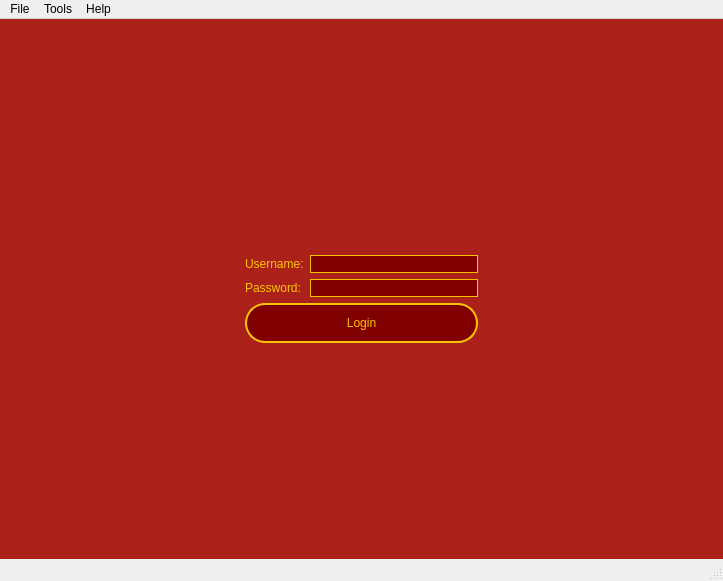
<?xml version="1.0" encoding="UTF-8"?>
<ui version="4.0">
 <class>MainWindow</class>
 <widget class="QMainWindow" name="MainWindow">
  <property name="geometry">
   <rect>
    <x>0</x>
    <y>0</y>
    <width>723</width>
    <height>581</height>
   </rect>
  </property>
  <property name="windowTitle">
   <string>Sign-In System</string>
  </property>
  <property name="windowIcon">
   <iconset resource="resources.qrc">
    <normaloff>:/images/icon</normaloff>:/images/icon</iconset>
  </property>
  <property name="styleSheet">
   <string notr="true">#centralWidget, #login_page, #log_page, #unopen_page{
	background-color: rgb(171,32,25);}
QFrame#frame_2 QLabel, #login_page QLabel, #unopen_page QLabel{
	color: rgb(250, 195, 6);}
QFrame#frame_2 QLineEdit, #login_page QLineEdit{
	color: white;
	border-style: solid;
	border-width: 1px;
	border-color: rgb(250, 195, 6);
	background-color: rgb(128, 0, 0);}
QWidget#frame_2 *, #login_page *, #unopen_page *{
	font: 150 20pt &quot;Times New Roman&quot;;}
#login_button{
	border-style:solid;
	border-width: 2px;
	border-radius: 20px;
	border-color: rgb(250, 195, 6);
	background-color: rgb(128, 0, 0);
	color: rgb(250, 195, 6);}
#login_button:hover {
	background-color: qlineargradient(spread:pad, x1:0, y1:0, x2:0, y2:1, stop:0 rgba(237, 12, 12, 255), stop:0.409091 rgba(237, 12, 12, 255), stop:0.5 rgba(231, 4, 4, 255), stop:1 rgba(128, 0, 0, 255));
}

#login_button:pressed{
	background-color: qlineargradient(spread:pad, x1:0, y1:0, x2:0, y2:1, stop:0 rgba(128, 0, 0, 255), stop:0.403409 rgba(231, 4, 4, 255), stop:0.505682 rgba(237, 12, 12, 255), stop:1 rgba(237, 12, 12, 255));
}</string>
  </property>
  <widget class="QWidget" name="centralWidget">
   <property name="styleSheet">
    <string notr="true"/>
   </property>
   <layout class="QVBoxLayout" name="verticalLayout">
    <property name="margin">
     <number>0</number>
    </property>
    <item>
     <widget class="QStackedWidget" name="stackedWidget">
      <property name="styleSheet">
       <string notr="true"/>
      </property>
      <property name="currentIndex">
       <number>0</number>
      </property>
      <widget class="QWidget" name="login_page">
       <layout class="QGridLayout" name="gridLayout_3">
        <item row="1" column="1">
         <layout class="QFormLayout" name="formLayout">
          <property name="fieldGrowthPolicy">
           <enum>QFormLayout::AllNonFixedFieldsGrow</enum>
          </property>
          <item row="1" column="0">
           <widget class="QLabel" name="label_7">
            <property name="text">
             <string>Username:</string>
            </property>
           </widget>
          </item>
          <item row="1" column="1">
           <widget class="QLineEdit" name="username_line"/>
          </item>
          <item row="2" column="0">
           <widget class="QLabel" name="label_8">
            <property name="text">
             <string>Password:</string>
            </property>
           </widget>
          </item>
          <item row="2" column="1">
           <widget class="QLineEdit" name="password_line">
            <property name="echoMode">
             <enum>QLineEdit::Password</enum>
            </property>
           </widget>
          </item>
          <item row="3" column="0" colspan="2">
           <widget class="QPushButton" name="login_button">
            <property name="minimumSize">
             <size>
              <width>0</width>
              <height>40</height>
             </size>
            </property>
            <property name="text">
             <string>Login</string>
            </property>
           </widget>
          </item>
          <item row="0" column="0" colspan="2">
           <widget class="QLabel" name="login_message">
            <property name="text">
             <string/>
            </property>
            <property name="textFormat">
             <enum>Qt::AutoText</enum>
            </property>
            <property name="alignment">
             <set>Qt::AlignCenter</set>
            </property>
           </widget>
          </item>
         </layout>
        </item>
        <item row="1" column="0">
         <spacer name="horizontalSpacer_8">
          <property name="orientation">
           <enum>Qt::Horizontal</enum>
          </property>
          <property name="sizeHint" stdset="0">
           <size>
            <width>40</width>
            <height>20</height>
           </size>
          </property>
         </spacer>
        </item>
        <item row="1" column="2">
         <spacer name="horizontalSpacer_9">
          <property name="orientation">
           <enum>Qt::Horizontal</enum>
          </property>
          <property name="sizeHint" stdset="0">
           <size>
            <width>40</width>
            <height>20</height>
           </size>
          </property>
         </spacer>
        </item>
        <item row="0" column="1">
         <spacer name="verticalSpacer_6">
          <property name="orientation">
           <enum>Qt::Vertical</enum>
          </property>
          <property name="sizeHint" stdset="0">
           <size>
            <width>20</width>
            <height>40</height>
           </size>
          </property>
         </spacer>
        </item>
        <item row="2" column="1">
         <spacer name="verticalSpacer_7">
          <property name="orientation">
           <enum>Qt::Vertical</enum>
          </property>
          <property name="sizeHint" stdset="0">
           <size>
            <width>20</width>
            <height>40</height>
           </size>
          </property>
         </spacer>
        </item>
       </layout>
      </widget>
      <widget class="QWidget" name="log_page">
       <layout class="QVBoxLayout" name="verticalLayout_3">
        <property name="margin">
         <number>0</number>
        </property>
        <item>
         <widget class="QSplitter" name="splitter">
          <property name="minimumSize">
           <size>
            <width>25</width>
            <height>25</height>
           </size>
          </property>
          <property name="maximumSize">
           <size>
            <width>16777215</width>
            <height>16777215</height>
           </size>
          </property>
          <property name="orientation">
           <enum>Qt::Horizontal</enum>
          </property>
          <widget class="QFrame" name="frame_2">
           <property name="minimumSize">
            <size>
             <width>0</width>
             <height>0</height>
            </size>
           </property>
           <property name="styleSheet">
            <string notr="true"/>
           </property>
           <property name="frameShape">
            <enum>QFrame::Panel</enum>
           </property>
           <property name="frameShadow">
            <enum>QFrame::Sunken</enum>
           </property>
           <property name="lineWidth">
            <number>1</number>
           </property>
           <layout class="QGridLayout" name="gridLayout">
            <item row="1" column="1">
             <widget class="QLabel" name="label">
              <property name="text">
               <string>PCC Student ID:</string>
              </property>
             </widget>
            </item>
            <item row="1" column="2">
             <widget class="QLineEdit" name="pcc_id_line">
              <property name="text">
               <string/>
              </property>
              <property name="maxLength">
               <number>8</number>
              </property>
             </widget>
            </item>
            <item row="3" column="1">
             <widget class="QLabel" name="label_2">
              <property name="text">
               <string>AGS ID:</string>
              </property>
             </widget>
            </item>
            <item row="3" column="2">
             <widget class="QLineEdit" name="ags_id_line">
              <property name="maxLength">
               <number>4</number>
              </property>
             </widget>
            </item>
            <item row="5" column="1">
             <widget class="QLabel" name="label_3">
              <property name="text">
               <string>First Name:</string>
              </property>
             </widget>
            </item>
            <item row="5" column="2">
             <widget class="QLineEdit" name="first_name_line">
              <property name="readOnly">
               <bool>true</bool>
              </property>
             </widget>
            </item>
            <item row="7" column="1">
             <widget class="QLabel" name="label_4">
              <property name="text">
               <string>Last Name:</string>
              </property>
             </widget>
            </item>
            <item row="7" column="2">
             <widget class="QLineEdit" name="last_name_line">
              <property name="readOnly">
               <bool>true</bool>
              </property>
             </widget>
            </item>
            <item row="9" column="1">
             <widget class="QLabel" name="label_5">
              <property name="text">
               <string>Time Stamp:</string>
              </property>
             </widget>
            </item>
            <item row="2" column="2">
             <spacer name="verticalSpacer">
              <property name="orientation">
               <enum>Qt::Vertical</enum>
              </property>
              <property name="sizeType">
               <enum>QSizePolicy::MinimumExpanding</enum>
              </property>
              <property name="sizeHint" stdset="0">
               <size>
                <width>20</width>
                <height>5</height>
               </size>
              </property>
             </spacer>
            </item>
            <item row="4" column="2">
             <spacer name="verticalSpacer_2">
              <property name="orientation">
               <enum>Qt::Vertical</enum>
              </property>
              <property name="sizeType">
               <enum>QSizePolicy::MinimumExpanding</enum>
              </property>
              <property name="sizeHint" stdset="0">
               <size>
                <width>20</width>
                <height>5</height>
               </size>
              </property>
             </spacer>
            </item>
            <item row="6" column="2">
             <spacer name="verticalSpacer_3">
              <property name="orientation">
               <enum>Qt::Vertical</enum>
              </property>
              <property name="sizeType">
               <enum>QSizePolicy::MinimumExpanding</enum>
              </property>
              <property name="sizeHint" stdset="0">
               <size>
                <width>20</width>
                <height>5</height>
               </size>
              </property>
             </spacer>
            </item>
            <item row="8" column="2">
             <spacer name="verticalSpacer_4">
              <property name="orientation">
               <enum>Qt::Vertical</enum>
              </property>
              <property name="sizeType">
               <enum>QSizePolicy::MinimumExpanding</enum>
              </property>
              <property name="sizeHint" stdset="0">
               <size>
                <width>20</width>
                <height>5</height>
               </size>
              </property>
             </spacer>
            </item>
            <item row="10" column="2">
             <spacer name="verticalSpacer_5">
              <property name="orientation">
               <enum>Qt::Vertical</enum>
              </property>
              <property name="sizeHint" stdset="0">
               <size>
                <width>20</width>
                <height>500</height>
               </size>
              </property>
             </spacer>
            </item>
            <item row="1" column="0">
             <spacer name="horizontalSpacer">
              <property name="orientation">
               <enum>Qt::Horizontal</enum>
              </property>
              <property name="sizeType">
               <enum>QSizePolicy::MinimumExpanding</enum>
              </property>
              <property name="sizeHint" stdset="0">
               <size>
                <width>5</width>
                <height>20</height>
               </size>
              </property>
             </spacer>
            </item>
            <item row="1" column="3">
             <spacer name="horizontalSpacer_2">
              <property name="orientation">
               <enum>Qt::Horizontal</enum>
              </property>
              <property name="sizeType">
               <enum>QSizePolicy::MinimumExpanding</enum>
              </property>
              <property name="sizeHint" stdset="0">
               <size>
                <width>5</width>
                <height>20</height>
               </size>
              </property>
             </spacer>
            </item>
            <item row="0" column="1" colspan="2">
             <spacer name="horizontalSpacer_3">
              <property name="orientation">
               <enum>Qt::Horizontal</enum>
              </property>
              <property name="sizeHint" stdset="0">
               <size>
                <width>500</width>
                <height>20</height>
               </size>
              </property>
             </spacer>
            </item>
            <item row="11" column="1" colspan="2">
             <widget class="QWidget" name="widget" native="true">
              <property name="minimumSize">
               <size>
                <width>0</width>
                <height>0</height>
               </size>
              </property>
              <layout class="QGridLayout" name="gridLayout_2">
               <item row="0" column="2">
                <widget class="QLabel" name="label_6">
                 <property name="text">
                  <string/>
                 </property>
                 <property name="pixmap">
                  <pixmap resource="resources.qrc">:/images/logo</pixmap>
                 </property>
                 <property name="alignment">
                  <set>Qt::AlignCenter</set>
                 </property>
                </widget>
               </item>
               <item row="0" column="0">
                <spacer name="horizontalSpacer_4">
                 <property name="orientation">
                  <enum>Qt::Horizontal</enum>
                 </property>
                 <property name="sizeHint" stdset="0">
                  <size>
                   <width>0</width>
                   <height>20</height>
                  </size>
                 </property>
                </spacer>
               </item>
               <item row="0" column="4">
                <spacer name="horizontalSpacer_5">
                 <property name="orientation">
                  <enum>Qt::Horizontal</enum>
                 </property>
                 <property name="sizeHint" stdset="0">
                  <size>
                   <width>0</width>
                   <height>20</height>
                  </size>
                 </property>
                </spacer>
               </item>
               <item row="0" column="1">
                <spacer name="horizontalSpacer_6">
                 <property name="orientation">
                  <enum>Qt::Horizontal</enum>
                 </property>
                 <property name="sizeHint" stdset="0">
                  <size>
                   <width>0</width>
                   <height>20</height>
                  </size>
                 </property>
                </spacer>
               </item>
               <item row="0" column="3">
                <spacer name="horizontalSpacer_7">
                 <property name="orientation">
                  <enum>Qt::Horizontal</enum>
                 </property>
                 <property name="sizeHint" stdset="0">
                  <size>
                   <width>0</width>
                   <height>20</height>
                  </size>
                 </property>
                </spacer>
               </item>
               <item row="1" column="1" colspan="3">
                <widget class="QLabel" name="event_label">
                 <property name="text">
                  <string>EVENT TYPE, ID</string>
                 </property>
                 <property name="alignment">
                  <set>Qt::AlignCenter</set>
                 </property>
                </widget>
               </item>
              </layout>
             </widget>
            </item>
            <item row="9" column="2">
             <widget class="QLineEdit" name="time_stamp_line">
              <property name="text">
               <string>yyyy-MM-dd_hh-mm-ss</string>
              </property>
              <property name="readOnly">
               <bool>true</bool>
              </property>
             </widget>
            </item>
           </layout>
          </widget>
          <widget class="QFrame" name="frame">
           <property name="minimumSize">
            <size>
             <width>25</width>
             <height>50</height>
            </size>
           </property>
           <property name="frameShape">
            <enum>QFrame::Panel</enum>
           </property>
           <property name="frameShadow">
            <enum>QFrame::Sunken</enum>
           </property>
           <property name="lineWidth">
            <number>1</number>
           </property>
           <layout class="QVBoxLayout" name="verticalLayout_2">
            <property name="spacing">
             <number>0</number>
            </property>
            <property name="margin">
             <number>0</number>
            </property>
            <item>
             <widget class="QLineEdit" name="file_name">
              <property name="styleSheet">
               <string notr="true"/>
              </property>
              <property name="text">
               <string>yyyy-MM-dd</string>
              </property>
              <property name="readOnly">
               <bool>true</bool>
              </property>
             </widget>
            </item>
            <item>
             <widget class="QTextEdit" name="textEdit">
              <property name="styleSheet">
               <string notr="true">QWidget#centralWidget{
	background: rgb(171,32,25);}

</string>
              </property>
              <property name="readOnly">
               <bool>true</bool>
              </property>
              <property name="html">
               <string>&lt;!DOCTYPE HTML PUBLIC &quot;-//W3C//DTD HTML 4.0//EN&quot; &quot;http://www.w3.org/TR/REC-html40/strict.dtd&quot;&gt;
&lt;html&gt;&lt;head&gt;&lt;meta name=&quot;qrichtext&quot; content=&quot;1&quot; /&gt;&lt;style type=&quot;text/css&quot;&gt;
p, li { white-space: pre-wrap; }
&lt;/style&gt;&lt;/head&gt;&lt;body style=&quot; font-family:'MS Shell Dlg 2'; font-size:8.25pt; font-weight:400; font-style:normal;&quot;&gt;
&lt;p style=&quot; margin-top:0px; margin-bottom:0px; margin-left:0px; margin-right:0px; -qt-block-indent:0; text-indent:0px;&quot;&gt;&lt;span style=&quot; font-size:8pt;&quot;&gt;Log Info&lt;/span&gt;&lt;/p&gt;&lt;/body&gt;&lt;/html&gt;</string>
              </property>
             </widget>
            </item>
           </layout>
          </widget>
         </widget>
        </item>
       </layout>
      </widget>
      <widget class="QWidget" name="unopen_page">
       <layout class="QGridLayout" name="gridLayout_4">
        <item row="0" column="1">
         <spacer name="verticalSpacer_8">
          <property name="orientation">
           <enum>Qt::Vertical</enum>
          </property>
          <property name="sizeHint" stdset="0">
           <size>
            <width>20</width>
            <height>190</height>
           </size>
          </property>
         </spacer>
        </item>
        <item row="1" column="0">
         <spacer name="horizontalSpacer_10">
          <property name="orientation">
           <enum>Qt::Horizontal</enum>
          </property>
          <property name="sizeHint" stdset="0">
           <size>
            <width>289</width>
            <height>20</height>
           </size>
          </property>
         </spacer>
        </item>
        <item row="1" column="1">
         <widget class="QLabel" name="label_9">
          <property name="text">
           <string>Open or create a new event</string>
          </property>
         </widget>
        </item>
        <item row="1" column="2">
         <spacer name="horizontalSpacer_11">
          <property name="orientation">
           <enum>Qt::Horizontal</enum>
          </property>
          <property name="sizeHint" stdset="0">
           <size>
            <width>289</width>
            <height>20</height>
           </size>
          </property>
         </spacer>
        </item>
        <item row="2" column="1">
         <spacer name="verticalSpacer_9">
          <property name="orientation">
           <enum>Qt::Vertical</enum>
          </property>
          <property name="sizeHint" stdset="0">
           <size>
            <width>20</width>
            <height>190</height>
           </size>
          </property>
         </spacer>
        </item>
       </layout>
      </widget>
     </widget>
    </item>
   </layout>
  </widget>
  <widget class="QMenuBar" name="menuBar">
   <property name="geometry">
    <rect>
     <x>0</x>
     <y>0</y>
     <width>723</width>
     <height>21</height>
    </rect>
   </property>
   <widget class="QMenu" name="menuFile">
    <property name="title">
     <string>File</string>
    </property>
    <addaction name="actionNew"/>
    <addaction name="actionOpen"/>
    <addaction name="actionExport_log_to"/>
    <addaction name="actionLogout"/>
    <addaction name="actionExit"/>
   </widget>
   <widget class="QMenu" name="menuTools">
    <property name="title">
     <string>Tools</string>
    </property>
    <widget class="QMenu" name="menuChange_Event">
     <property name="title">
      <string>Change Event</string>
     </property>
     <addaction name="actionAGSD"/>
     <addaction name="actionCS"/>
     <addaction name="actionMeeting"/>
     <addaction name="actionSocial"/>
     <addaction name="actionOther"/>
    </widget>
    <addaction name="actionOptions"/>
    <addaction name="menuChange_Event"/>
    <addaction name="actionChange_Username_Password"/>
   </widget>
   <widget class="QMenu" name="menuHelp">
    <property name="title">
     <string>Help</string>
    </property>
    <addaction name="actionAbout"/>
    <addaction name="actionView_Tutorial"/>
    <addaction name="actionReport_a_problem"/>
   </widget>
   <addaction name="menuFile"/>
   <addaction name="menuTools"/>
   <addaction name="menuHelp"/>
  </widget>
  <widget class="QStatusBar" name="statusBar"/>
  <action name="actionExport_log_to">
   <property name="text">
    <string>Export log to...</string>
   </property>
  </action>
  <action name="actionExit">
   <property name="text">
    <string>Exit</string>
   </property>
  </action>
  <action name="actionOptions">
   <property name="text">
    <string>Options</string>
   </property>
  </action>
  <action name="actionAGSD">
   <property name="text">
    <string>AGS</string>
   </property>
  </action>
  <action name="actionCS">
   <property name="text">
    <string>CS</string>
   </property>
  </action>
  <action name="actionMeeting">
   <property name="text">
    <string>Meeting</string>
   </property>
  </action>
  <action name="actionOther">
   <property name="text">
    <string>Other</string>
   </property>
  </action>
  <action name="actionSocial">
   <property name="text">
    <string>Social</string>
   </property>
  </action>
  <action name="actionAbout">
   <property name="text">
    <string>About</string>
   </property>
  </action>
  <action name="actionView_Tutorial">
   <property name="text">
    <string>View Tutorial</string>
   </property>
  </action>
  <action name="actionReport_a_problem">
   <property name="text">
    <string>Report a problem</string>
   </property>
  </action>
  <action name="actionNew">
   <property name="text">
    <string>&amp;New...</string>
   </property>
  </action>
  <action name="actionOpen">
   <property name="text">
    <string>&amp;Open...</string>
   </property>
  </action>
  <action name="actionChange_Username_Password">
   <property name="text">
    <string>Change Username/Password...</string>
   </property>
  </action>
  <action name="actionLogout">
   <property name="text">
    <string>Logout</string>
   </property>
  </action>
 </widget>
 <layoutdefault spacing="6" margin="11"/>
 <resources>
  <include location="resources.qrc"/>
 </resources>
 <connections/>
</ui>
